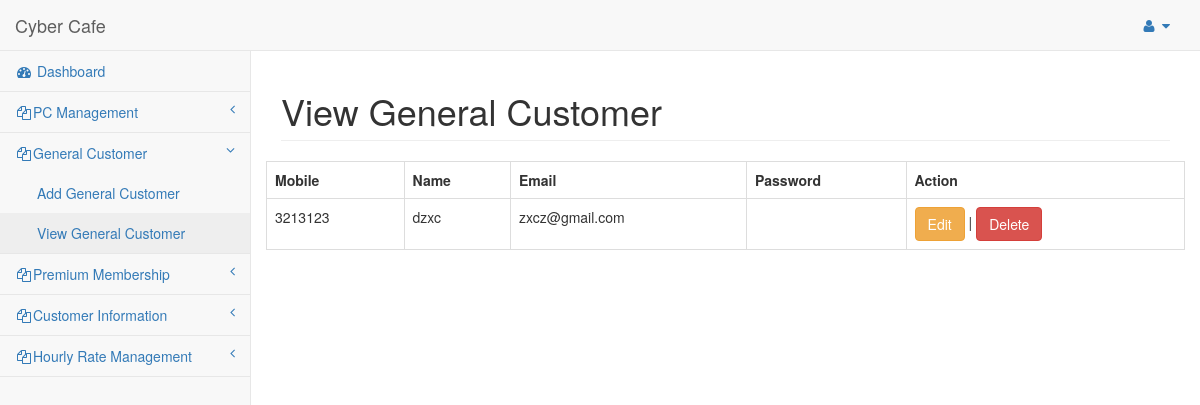
The app's page /view_gene_cust.php (signed in) with its own data.
### tables this page shows
CREATE TABLE `general_customer` (
  `cust_id` int(100) NOT NULL,
  `cust_name` varchar(100) NOT NULL,
  `cust_mobile` varchar(100) NOT NULL,
  `cust_email` varchar(100) NOT NULL,
  `cust_password` varchar(100) NOT NULL,
  `del_status` int(10) NOT NULL
);

### inc/functions.php (called while the page is built, shortened)
<?php
	function SelectAllWhere($table,$where,$value)
	{
		$query="SELECT * from $table where $where=$value";
		$select=mysql_query($query) or die(mysql_error());
		$result = Array();
		while($row = mysql_fetch_assoc($select)){
			$result[] = $row;
		}
		return $result;
	}
?>

### view_gene_cust.php (the view, shortened to what this page needs)
<?php
	include('inc/header.php');
	include('inc/nav.php');
	include('inc/functions.php');
?>
        <div id="page-wrapper">
            <div class="row">
                <div class="col-lg-12">
                    <h1 class="page-header">View General Customer</h1>
                </div>
            </div>
            <div class="row">
				<table class="table table-bordered">
					<tr>
						<th>Mobile</th>
						<th>Name</th>
						<th>Email</th>
						<th>Password</th>
						<th>Action</th>
					</tr>
		<?php
            $row=SelectAllWhere('general_customer','del_status',0);
            foreach($row as $rw)
            {
              extract($rw);
              echo "<tr>";
                echo "<td>".$cust_mobile."</td>";
                echo "<td>".$cust_name."</td>";
                echo "<td>".$cust_email."</td>";
				echo "<td>".$cust_password."</td>";
                echo "<td><a href='edit_gene_cust.php?rid=$cust_id' class='btn btn-warning'>Edit</a> | <a href='delete_gene_cust.php?rid=$cust_id' class='btn btn-danger'>Delete</a></td>";
              echo "</tr>";
            }
          ?>
				</table>
            </div>
        </div>
    </div>
<?php
	include('inc/footer.php');
?>

### css/cyber.css (style rules this page uses)
body { background-color: #f8f8f8; }
#page-wrapper { padding: 0 15px; min-height: 568px; background-color: #fff; }
@media (min-width:768px) { #page-wrapper { position: inherit; margin: 0 0 0 250px; padding: 0 30px; border-left: 1px solid #e7e7e7; } }

### records on screen
general_customer: cust_mobile "3213123", cust_name "dzxc", cust_email "zxcz@gmail.com"
